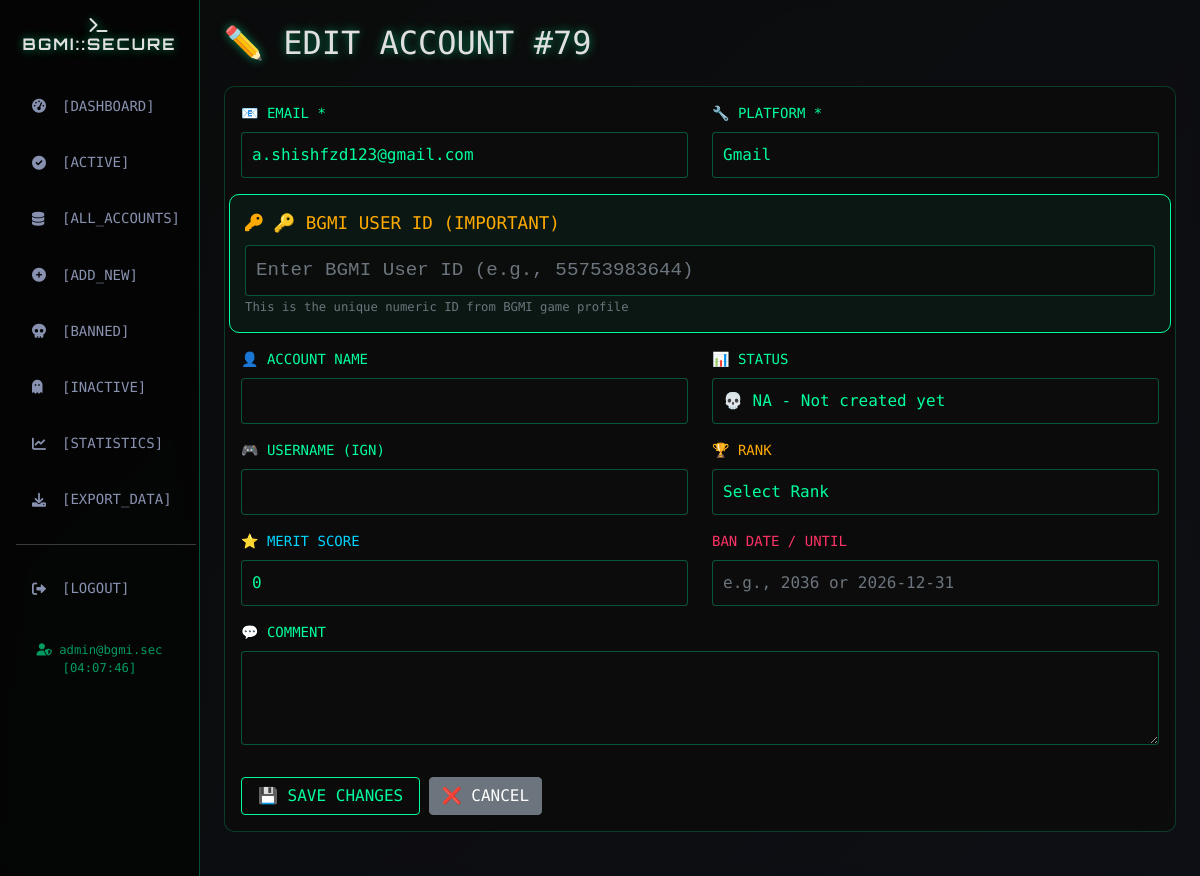
The app's page /account/79/edit (signed in) with its own data.
### web-app.py (models this page shows)
class User(UserMixin, db.Model):
    __tablename__ = 'users'
    id = db.Column(db.Integer, primary_key=True)
    username = db.Column(db.String(80), unique=True, nullable=False)
    password = db.Column(db.String(200), nullable=False)
    is_admin = db.Column(db.Boolean, default=False)
    created_at = db.Column(db.DateTime, default=datetime.utcnow)

class Account(db.Model):
    __tablename__ = 'accounts'
    id = db.Column(db.Integer, primary_key=True)
    email = db.Column(db.String(200), nullable=False)
    platform = db.Column(db.String(50), nullable=False)
    account_name = db.Column(db.String(200), default='')
    status = db.Column(db.String(50), default='na')
    platform_id = db.Column(db.String(100), default='')
    username = db.Column(db.String(100), default='')
    rank = db.Column(db.String(50), default='')
    merit = db.Column(db.Integer, default=0)
    ban_date = db.Column(db.String(50), default='')
    comment = db.Column(db.Text, default='')
    created_at = db.Column(db.DateTime, default=datetime.utcnow)
    updated_at = db.Column(db.DateTime, default=datetime.utcnow, onupdate=datetime.utcnow)

### web-app.py (the view, shortened to what this page needs)
@app.route('/account/<int:account_id>/edit', methods=['GET', 'POST'])
@login_required
def edit_account(account_id):
    account = Account.query.get_or_404(account_id)
    return render_template('edit_account.html', account=account)

### web-app.py (called while the page is built)
@login_manager.user_loader
def load_user(user_id):
    return db.session.get(User, int(user_id))

### templates/edit_account.html (shortened to what this page needs)
{% extends "base.html" %} {% block content %}
<h2 class="glow-text mb-4">✏️ EDIT ACCOUNT #{{ account.id }}</h2>
<div class="cyber-card">
    <div class="card-body">
        <form method="POST">
            <div class="row">
                <div class="col-md-6 mb-3">
                    <label for="email" class="form-label" style="color: #00ff9d;">📧 EMAIL *</label>
                    <input type="email" class="form-control cyber-input" id="email" name="email" value="{{ account.email }}" required>
                </div>
                <div class="col-md-6 mb-3">
                    <label for="platform" class="form-label" style="color: #00ff9d;">🔧 PLATFORM *</label>
                    <select class="form-control cyber-input" id="platform" name="platform" required>
                        <option value="gmail" {% if account.platform=='gmail' %}selected{% endif %}>Gmail</option>
                    </select>
                </div>
                <div class="col-12 mb-3" style="background: rgba(0, 255, 157, 0.05); padding: 15px; border-radius: 10px; border: 1px solid #00ff9d;">
                    <label for="platform_id" class="form-label" style="color: #ffaa00; font-size: 1.1rem;">
                        <i class="fas fa-key"></i> 🔑 BGMI USER ID (IMPORTANT)
                    </label>
                    <input type="text" class="form-control cyber-input" id="platform_id" name="platform_id" value="{{ account.platform_id }}" placeholder="Enter BGMI User ID (e.g., 55753983644)" style="font-size: 1.2rem; font-family: monospace;">
                    <small class="text-muted">This is the unique numeric ID from BGMI game profile</small>
                </div>
                <div class="col-md-6 mb-3">
                    <label for="account_name" class="form-label" style="color: #00ff9d;">👤 ACCOUNT NAME</label>
                    <input type="text" class="form-control cyber-input" id="account_name" name="account_name" value="{{ account.account_name }}">
                </div>
                <div class="col-md-6 mb-3">
                    <label for="status" class="form-label" style="color: #00ff9d;">📊 STATUS</label>
                    <select class="form-control cyber-input" id="status" name="status">
                        <option value="na" {% if account.status=='na' %}selected{% endif %}>💀 NA - Not created yet</option>
                    </select>
                </div>
                <div class="col-md-6 mb-3">
                    <label for="username" class="form-label" style="color: #00ff9d;">🎮 USERNAME (IGN)</label>
                    <input type="text" class="form-control cyber-input" id="username" name="username" value="{{ account.username }}">
                </div>
                <div class="col-md-6 mb-3">
                    <label for="rank" class="form-label" style="color: #ffaa00;">🏆 RANK</label>
                    <select class="form-control cyber-input" id="rank" name="rank">
                        <option value="">Select Rank</option>
                    </select>
                </div>
                <div class="col-md-6 mb-3">
                    <label for="merit" class="form-label" style="color: #00d4ff;">⭐ MERIT SCORE</label>
                    <input type="number" class="form-control cyber-input" id="merit" name="merit" min="0" max="999" step="1" value="{{ account.merit or 0 }}" placeholder="0-999">
                </div>
                <div class="col-md-6 mb-3">
                    <label for="ban_date" class="form-label" style="color: #ff3366;">BAN DATE / UNTIL</label>
                    <input type="text" class="form-control cyber-input" id="ban_date" name="ban_date" value="{{ account.ban_date or '' }}" placeholder="e.g., 2036 or 2026-12-31">
                </div>
                <div class="col-12 mb-3">
                    <label for="comment" class="form-label" style="color: #00ff9d;">💬 COMMENT</label>
                    <textarea class="form-control cyber-input" id="comment" name="comment" rows="3">{{ account.comment }}</textarea>
                </div>
            </div>
            <div class="mt-3">
                <button type="submit" class="btn btn-cyber">💾 SAVE CHANGES</button>
                <a href="{{ url_for('view_account', account_id=account.id) }}" class="btn btn-secondary">❌ CANCEL</a>
            </div>
        </form>
    </div>
</div>
{% endblock %}

### templates/base.html (shortened to what this page needs)
<!DOCTYPE html>
<html lang="en">
<head>
    <link href="https://cdn.jsdelivr.net/npm/bootstrap@5.1.3/dist/css/bootstrap.min.css" rel="stylesheet">
    <link href="https://cdnjs.cloudflare.com/ajax/libs/font-awesome/6.0.0/css/all.min.css" rel="stylesheet">
</head>
<body>
    <div class="cyber-bg"></div>
    {% if current_user.is_authenticated %}
    <div class="container-fluid">
        <div class="row">
            <div class="col-md-2 p-0 sidebar" id="cyberSidebar">
                <div class="p-3">
                    <h4 class="text-center mb-4">
                        <i class="fas fa-terminal"></i> BGMI::SECURE
                    </h4>
                    <nav class="nav flex-column">
                        <a class="nav-link {% if request.endpoint == 'dashboard' %}active{% endif %}" href="{{ url_for('dashboard') }}">
                            <i class="fas fa-tachometer-alt"></i> [DASHBOARD]
                        </a>
                        <a class="nav-link {% if request.endpoint == 'active_accounts' %}active{% endif %}" href="{{ url_for('active_accounts') }}">
                            <i class="fas fa-check-circle"></i> [ACTIVE]
                        </a>
                        <a class="nav-link {% if request.endpoint == 'accounts' %}active{% endif %}" href="{{ url_for('accounts') }}">
                            <i class="fas fa-database"></i> [ALL_ACCOUNTS]
                        </a>
                        <a class="nav-link {% if request.endpoint == 'add_account' %}active{% endif %}" href="{{ url_for('add_account') }}">
                            <i class="fas fa-plus-circle"></i> [ADD_NEW]
                        </a>
                        <a class="nav-link {% if request.endpoint == 'banned_accounts' %}active{% endif %}" href="{{ url_for('banned_accounts') }}">
                            <i class="fas fa-skull"></i> [BANNED]
                        </a>
                        <a class="nav-link {% if request.endpoint == 'na_accounts' %}active{% endif %}" href="{{ url_for('na_accounts') }}">
                            <i class="fas fa-ghost"></i> [INACTIVE]
                        </a>
                        <a class="nav-link {% if request.endpoint == 'stats' %}active{% endif %}" href="{{ url_for('stats') }}">
                            <i class="fas fa-chart-line"></i> [STATISTICS]
                        </a>
                        <a class="nav-link" href="{{ url_for('export_data') }}">
                            <i class="fas fa-download"></i> [EXPORT_DATA]
                        </a>
                        <hr style="border-color: rgba(0, 255, 157, 0.3);">
                        <a class="nav-link" href="{{ url_for('logout') }}">
                            <i class="fas fa-sign-out-alt"></i> [LOGOUT]
                        </a>
                    </nav>
                    <div class="text-center mt-4 small" style="color: #00ff9d; opacity: 0.6;">
                        <i class="fas fa-user-shield"></i> {{ current_user.username }}@bgmi.sec
                        <br>
                        <span id="cyber-time"></span>
                    </div>
                </div>
            </div>
            <div class="col-md-10 main-content p-3 p-md-4">
                {% block content %}{% endblock %}
            </div>
        </div>
    </div>
    {% else %}
        {% block auth_content %}{% endblock %}
    {% endif %}
</body>
</html>

### templates/base.html (style rules this page uses)
:root { --primary-neon: #00ff9d; --secondary-neon: #00d4ff; --danger-neon: #ff3366; --warning-neon: #ffaa00; --dark-bg: #0a0a0a; --darker-bg: #050505; --card-bg: #0d0d0d; }
* { margin: 0; padding: 0; box-sizing: border-box; }
body { font-family: 'Share Tech Mono', monospace; background: var(--dark-bg); color: #e0e0e0; overflow-x: hidden; font-size: 14px; }
.cyber-bg { position: fixed; top: 0; left: 0; width: 100%; height: 100%; z-index: -1; background: linear-gradient(135deg, #0a0a0a 0%, #1a1a2e 100%); }
.cyber-bg::before { content: ''; position: absolute; width: 200%; height: 200%; background: repeating-linear-gradient(0deg, transparent, transparent 2px, rgba(0, 255, 157, 0.03) 2px, rgba(0, 255, 157, 0.03) 4px); animation: scan 10s linear infinite; }
.sidebar { min-height: 100vh; background: rgba(5, 5, 5, 0.95); backdrop-filter: blur(10px); border-right: 1px solid rgba(0, 255, 157, 0.3); position: relative; }
.sidebar h4 { font-family: 'Orbitron', monospace; font-weight: 700; text-shadow: 0 0 10px rgba(0, 255, 157, 0.5); letter-spacing: 2px; font-size: 1rem; }
.sidebar .nav-link { color: #8892b0; padding: 0.8rem 1rem; margin: 0.3rem 0; border-radius: 5px; transition: all 0.3s ease; font-family: 'Share Tech Mono', monospace; display: flex; align-items: center; gap: 10px; }
.sidebar .nav-link i { width: 20px; }
.main-content { min-height: 100vh; background: rgba(10, 10, 10, 0.7); backdrop-filter: blur(5px); }
.cyber-card { background: rgba(13, 13, 13, 0.8); border: 1px solid rgba(0, 255, 157, 0.2); border-radius: 10px; backdrop-filter: blur(10px); transition: all 0.3s ease; margin-bottom: 20px; }
.btn-cyber { background: transparent; border: 1px solid #00ff9d; color: #00ff9d; padding: 6px 16px; transition: all 0.3s ease; }
.cyber-input { background: rgba(13, 13, 13, 0.9); border: 1px solid rgba(0, 255, 157, 0.3); color: #00ff9d; padding: 10px; transition: all 0.3s ease; }
.glow-text { text-shadow: 0 0 10px rgba(0, 255, 157, 0.5); }

### records on screen
User: username "admin"
Account: id "79", email "a.shishfzd123@gmail.com", platform "Gmail", status "💀 NA - Not created yet", merit "0"
